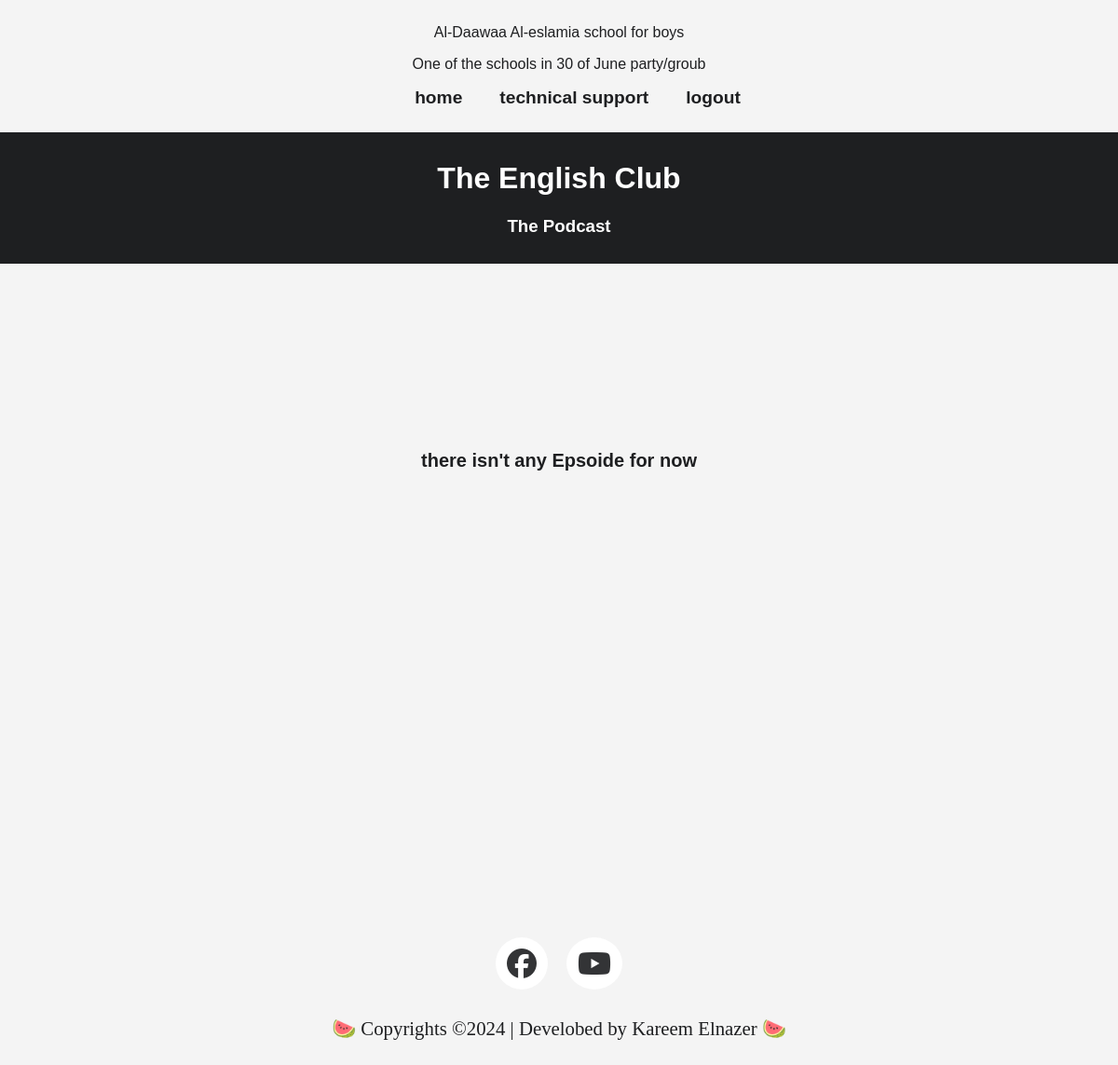
Before: /podcasts/ (signed in) with the older database file.
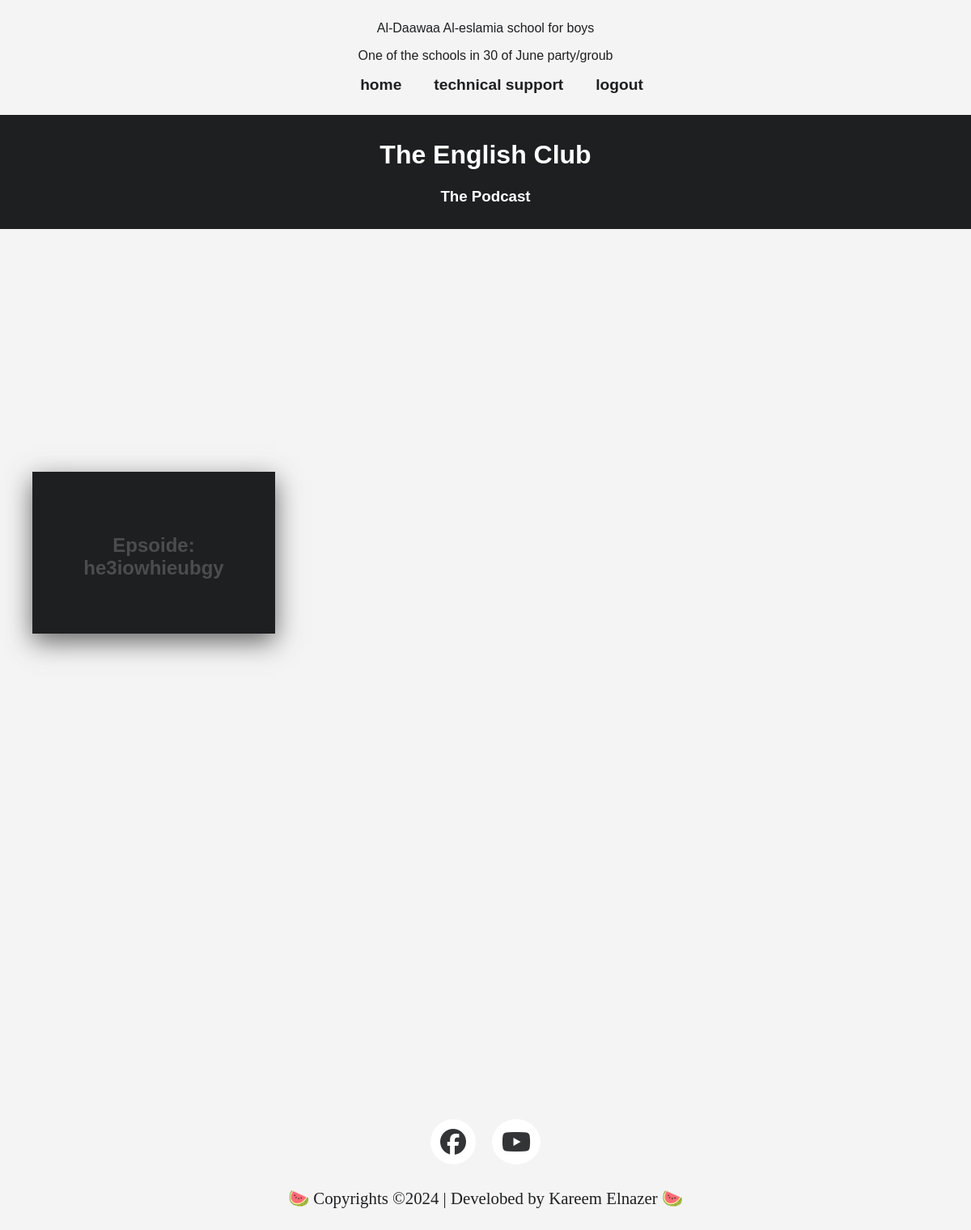
After: the same page with the newer database file.
### club/models.py (models this page shows, shortened)
class PODCAST(models.Model):
    name = models.CharField(max_length=100)
    video = models.FileField(upload_to='courses/')

### club/views.py (the view)
# urls.py: path('podcasts/', PodCasts, name='podcasts'),
@login_required(login_url='login')
def PodCasts(request):
    Podcasts = PODCAST.objects.all()
    return render(request, 'podcasts.html', {'Podcasts':Podcasts})

### templates/podcasts.html (shortened to what this page needs)
{% load static %}
{% block title %}
<head>
    <link rel="stylesheet" href="https://cdnjs.cloudflare.com/ajax/libs/font-awesome/6.5.1/css/all.min.css" />
</head>
{% endblock title %}
{% block content %}
<body>
    <header>
        <div class="school">
            <p>Al-Daawaa Al-eslamia school for boys </p>
            <p>One of the schools in 30 of June party/groub </p>
            <div class="footerLinks">
                <ul class="foot">
                    <li><a href="{% url 'home' %}">home</a></li>
                    <li><a href="#">technical support</a></li>
                    <li><a href="{% url 'logout' %}">logout</a></li>
                </ul>
            </div>
        </div>
        <div class="club">
            <div class="club-header">
                <h1>The English Club</h1>
            </div>
            <div class="club-brief">
                <h3>The Podcast<h3>
            </div>
        </div>
    </header>
    {% if Podcasts %}
    <div class="content">
        <div class="container">
            {% for podcast in Podcasts %}
            <div class="card">
                <div class="face face1">
                    <div class="content">
                        <h3>Epsoide:<br>{{podcast.name}}</h3>
                    </div>
                </div>
                <div class="face face2">
                    <div class="content">
                        <p>{{ podcast.name }}</p>
                            <a href="{% url 'podcast' podcast.id %}">Read More</a>
                    </div>
                </div>
            </div>
            {% endfor %}
        </div>
    </div>
    {% else %}
    <p class="no">there isn't any Epsoide for now </p>
    {% endif %}
</body>
<footer>
    <div class="footerContainer">
        <div class="socialIcons">
            <a href="#"><i class="fa-brands fa-facebook facebook"></i></a>
            <a href="https://www.youtube.com/@aldawaaschools7470"><i class="fa-brands fa-youtube youtube"></i></a>
        </div>
        <div class="Copyright">
            <p>&#127817; Copyrights &copy;2024 | Develobed by Kareem Elnazer &#127817;</p>
        </div>
    </div>
</footer>
{% endblock content %}

### templates/podcasts.html (style rules this page uses)
body { font-family: Arial, sans-serif; margin: 0; padding: 0; background-color: #f4f4f4; }
.container { width: 100%; text-align: center; display: flex; margin: 200px 0px; }
.container .card { cursor: pointer; display: inline-block; text-align: center; padding: 0px 40px; }
.container .card .face { width: 300px; height: 200px; transition: 0.5s; }
.container .card .face.face1 { position: relative; background: #1e1f21; display: flex; justify-content: center; align-items: center; z-index: 1; transform: translateY(100px); }
.container .card .face.face1 .content { opacity: 0.2; transition: 0.5s; }
.container .card .face.face1 .content h3 { margin: 10px 0 0; padding: 0; color: #fff; text-align: center; font-size: 1.5em; font-family: Arial, Helvetica, sans-serif; }
.container .card .face.face2 { display: none; position: relative; background: #fff; display: flex; justify-content: center; align-items: center; padding: 20px; box-sizing: border-box; box-shadow: 0 10px 30px rgba(67, 67, 67, 0.8); transform: translateY(-100px); word-wrap: break-word; }
.container .card .face.face2 .content p { margin: 0; padding: 0; font-family: Arial, Helvetica, sans-serif; font-weight: bold; }
.container .card .face.face2 .content a { margin: 15px 0 0; display: inline-block; text-decoration: none; font-weight: 900; color: #333; padding: 5px; border: 1px solid #333; }
.footerContainer { margin-top: 500px; }
.socialIcons { display: flex; justify-content: center; }
.socialIcons a { text-decoration: none; padding:12px; border-radius: 50%; margin:0px 10px; background-color: white; transition: 0.5s; }
.socialIcons a i { font-size: 2em; color: #1e1f21; opacity: 0.9; transition: 0.5s; }
.footerLinks { margin: 10px 0; }
.footerLinks ul { display: flex; justify-content: center; }
.footerLinks ul li a { color :#1e1f21; font-weight: bold; margin:20px; text-decoration: none; font-size: 1.2em; transition: 0.5s; font-family: sans-serif; }
.Copyright p { color:#1e1f21; text-align: center; font-size: 1.3em; font-family: fantasy; padding: 10px; }
.foot { list-style-type: none; }

Changed rows visible on the page:
added PODCAST: name "he3iowhieubgy"
Other visible differences:
text no longer shown: "there isn't any Epsoide for now"
